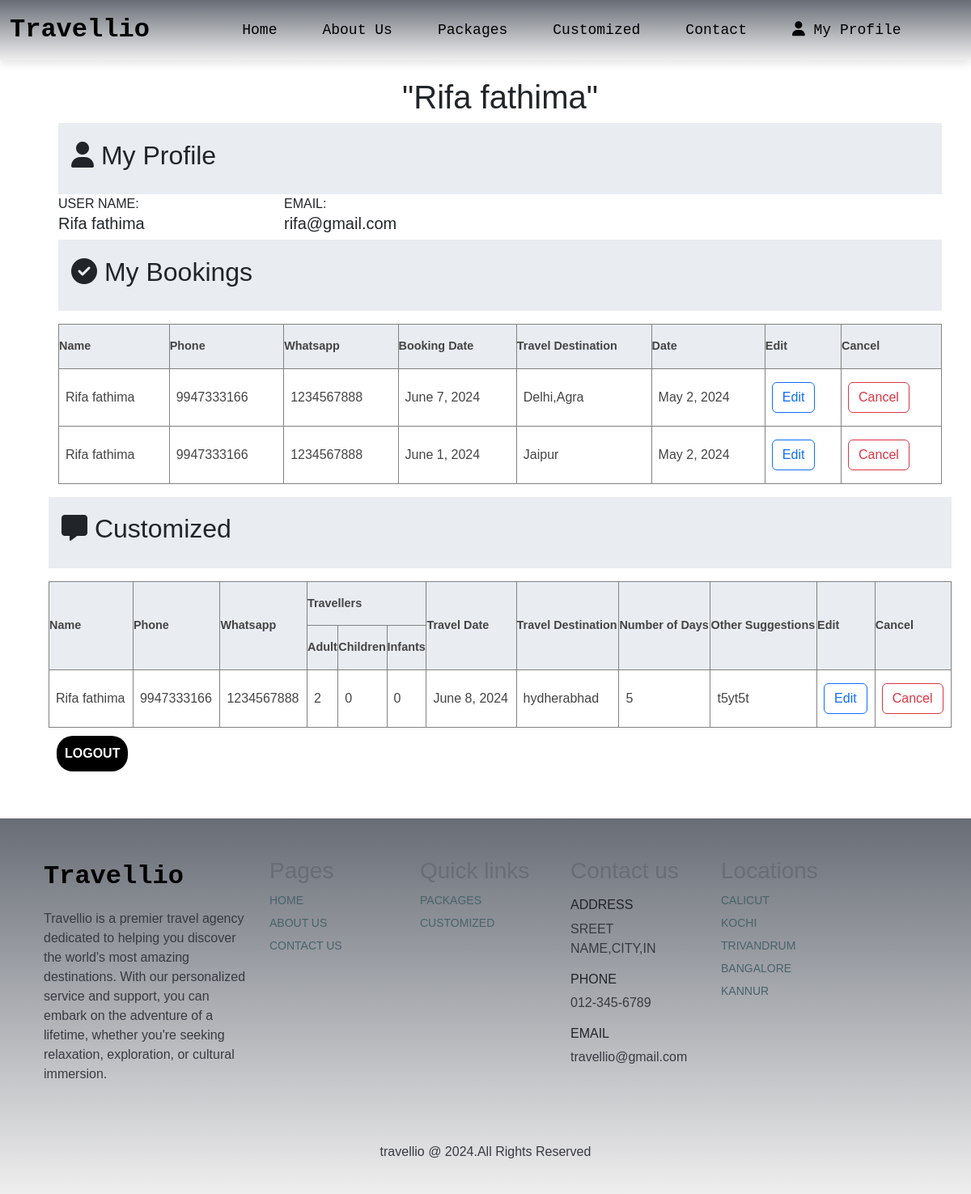
The app's page /profile (signed in) with its own data.
### my_app/models.py (models this page shows, shortened)
class Bookings(models.Model):
    user = models.ForeignKey(settings.AUTH_USER_MODEL, on_delete=models.CASCADE, related_name='bookings')
    fname=models.CharField(max_length=20)
    lname=models.CharField(max_length=20)
    phone = models.CharField(max_length=10)
    whatsapp = models.CharField(max_length=10)
    booking_date = models.DateField()
    booked_on = models.DateField(auto_now=True)
    destination_name = models.ForeignKey(Package, on_delete=models.CASCADE)
    username = models.CharField(max_length=150)
    email = models.EmailField()

class Package(models.Model) :
  photo=models.ImageField(upload_to="packages")
  destination_name=models.CharField(max_length=40)
  days=models.CharField(max_length=10)
  amount=models.CharField(max_length=10)
  def __str__(self):
      return self.destination_name

class Customized(models.Model):
  user = models.ForeignKey(settings.AUTH_USER_MODEL, on_delete=models.CASCADE, related_name='custom')
  email=models.EmailField()
  fname=models.CharField(max_length=20)
  lname=models.CharField(max_length=20)
  phone=models.CharField( max_length=10)
  whatsapp=models.CharField( max_length=10)
  adult=models.IntegerField()
  child=models.IntegerField()
  infant=models.IntegerField()
  travel_date=models.DateField()
  travel_dest=models.CharField(max_length=100)
  num_days=models.IntegerField()
  other=models.TextField(max_length=200)
  customize_on=models.DateField(auto_now=True)

### my_app/views.py (the view)
# urls.py: path("profile",views.profile,name="profile"),
def profile(request):
    user = request.user
    bookings = Bookings.objects.filter(user=user)
    custom=Customized.objects.filter(user=user)
    context = {
        'username': user.username,
        'email': user.email,
        'bookings': bookings,
        'custom':custom
    }
    return render(request, 'myprofile.html', context)

### templates/myprofile.html (shortened to what this page needs)
<!DOCTYPE html>
{% extends "base.html" %}
{% load static %}
        {% block content %}
        <link rel="stylesheet" href="{% static "./bookstyled.css" %}">
        <link rel="stylesheet" href="{% static "./profiles.css" %}">
    </head>
    <body>
       <div class="container m-5 pt-5">
            <h1 align="center" >"{{username}}"</h1>
            <div  class="container profile">
              <div class="page-header">
                  <h2>
                      <i class="fa-solid fa-user"></i>
                  My Profile</h2>
                  </div>
                <div class="row">
                  <div class="col-lg-3 col-12">
                  USER NAME:<h5>{{username}}</h5>
                  </div>
                  <div class="col-lg-3 col-12">
                EMAIL:<h5>{{email}}</h5>
                  </div>
             </div>
            </div>
            <div class="container booking">
              <div class="page-header">
                  <h2>
                      <i class="fa-solid fa-circle-check"></i>
                      My Bookings
                  </h2>
              </div>
              <div class="table-responsive py-3">
                  <table width="100%">
                      <thead>
                          <tr>
                              <th>Name</th>
                              <th>Phone</th>
                              <th>Whatsapp</th>
                              <th>Booking Date</th>
                              <th>Travel Destination</th>
                              <th>Date</th>
                              <th>Edit</th>
                              <th>Cancel</th>
                          </tr>
                      </thead>
                      <tbody>
                          {% for booking in bookings %}
                          <tr>
                              <td>{{ booking.fname }}{{" "}}{{booking.lname}}</td>
                              <td>{{ booking.phone }}</td>
                              <td>{{ booking.whatsapp }}</td>
                              <td>{{ booking.booking_date }}</td>
                              <td>{{ booking.destination_name }}</td>
                              <td>{{ booking.booked_on }}</td>
                              <td><a type'button' href= "/edit_book/{{booking.id}}/" class="btn btn-outline-primary">Edit</a></td>
                              <td><a type='button' href="/cancel_booking/{{booking.id}}" class="btn btn-outline-danger">Cancel</a></td>
                          </tr>
                          {% endfor %}
                      </tbody>
                  </table>
              </div>
          </div>
            <div class="page-header ">
              <h2 >
                <i class="fa-solid fa-message"></i>
                Customized</h2>
              </div>
            <div class="table-responsive pt-3">
              <table width="100%"  >
                      <thead>
                        <thead>
                          <tr>
                            <th rowspan="2">Name</th>
                            <th rowspan="2">Phone</th>
                            <th rowspan="2">Whatsapp</th>
                            <th colspan="3">Travellers</th>
                            <th rowspan="2">Travel Date</th>
                            <th rowspan="2">Travel Destination</th>
                            <th rowspan="2">Number of Days</th>
                            <th rowspan="2">Other Suggestions</th>
                            <th rowspan="2">Edit</th>
                            <th rowspan="2">Cancel</th>
                          </tr>
                          <tr>
                            <th>Adult</th>
                            <th>Children</th>
                            <th>Infants</th>
                          </tr>
                        </thead>
                      <tbody>
                          {% for j in custom %}
                        <tr>
                          <td>{{ j.fname }}{{" "}}{{j.lname}}</td>
                          <td >{{j.phone}}</td>
                          <td >{{j.whatsapp}}</td>
                          <td >{{j.adult}}</td>
                          <td >{{j.child}}</td>
                          <td >{{j.infant}}</td>
                          <td >{{j.travel_date}} </td>
                          <td >{{j.travel_dest}}</td>
                          <td >{{j.num_days}} </td>
                          <td > {{j.other}} </td>
                          <td><a type="button"  href="/edit_custom/{{j.id}}/" class="btn btn-outline-primary">Edit</a></td>
                          <td><a type="button"  href="/cancel_custom/{{j.id}}"class="btn btn-outline-danger" >Cancel</a></td>
                        </tr>
                        {% endfor %}
                      </tbody>
                </table>
        </div>
        <button><a href="{% url 'logout' %}" >LOGOUT</a></button>
      </div>
    </body>
    {% endblock content %}

### static/bases.css (style rules this page uses)
* { margin: 0; padding: 0; box-sizing: border-box; font-family:"Poppins",sans-serif }

### static/bookstyled.css (style rules this page uses)
.page-header { padding:1.3rem 1rem; background:#E9edf2; }
.table-responsive { overflow:auto; width: 100%; }
table { border-collapse: collapse; }
table thead tr { background: #e9edf2; }
table thead th { padding:1rem 0rem; text-align:left; color:#444; font-size:.9rem; }
table td { padding:1rem .5rem; color:#444; }
th,td,table { border: 1px solid #828282; }

### static/profiles.css (style rules this page uses)
button { text-align: center; margin: 10px 10px; text-decoration: none; background:black; border-radius: 20px; cursor: pointer; font-weight:bold; border:none; padding: 10px; color: white; }
button a { text-decoration: none; color: white; }

### records on screen
Bookings: fname "Rifa", lname "fathima", phone "9947333166", whatsapp "1234567888", booking_date "June 7, 2024", destination_name "Delhi,Agra", booked_on "May 2, 2024"
Bookings: fname "Rifa", lname "fathima", phone "9947333166", whatsapp "1234567888", booking_date "June 1, 2024", destination_name "Jaipur", booked_on "May 2, 2024"
Customized: fname "Rifa", lname "fathima", phone "9947333166", whatsapp "1234567888", adult "2", child "0", infant "0", travel_date "June 8, 2024", travel_dest "hydherabhad", num_days "5", other "t5yt5t"

### other values on screen
{{ username }} "Rifa fathima"
{{ email }} "rifa@gmail.com"
